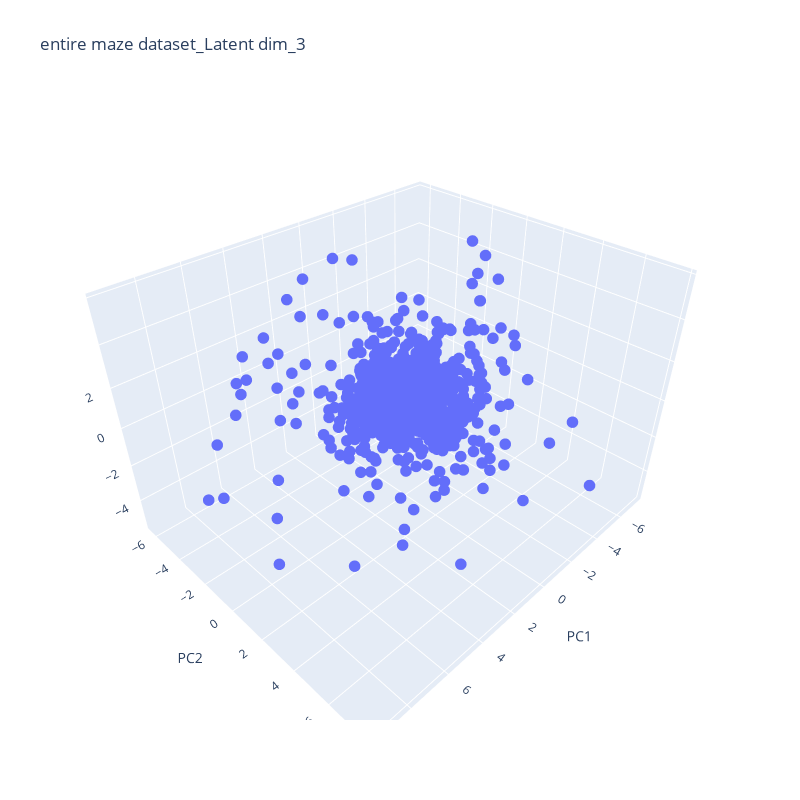
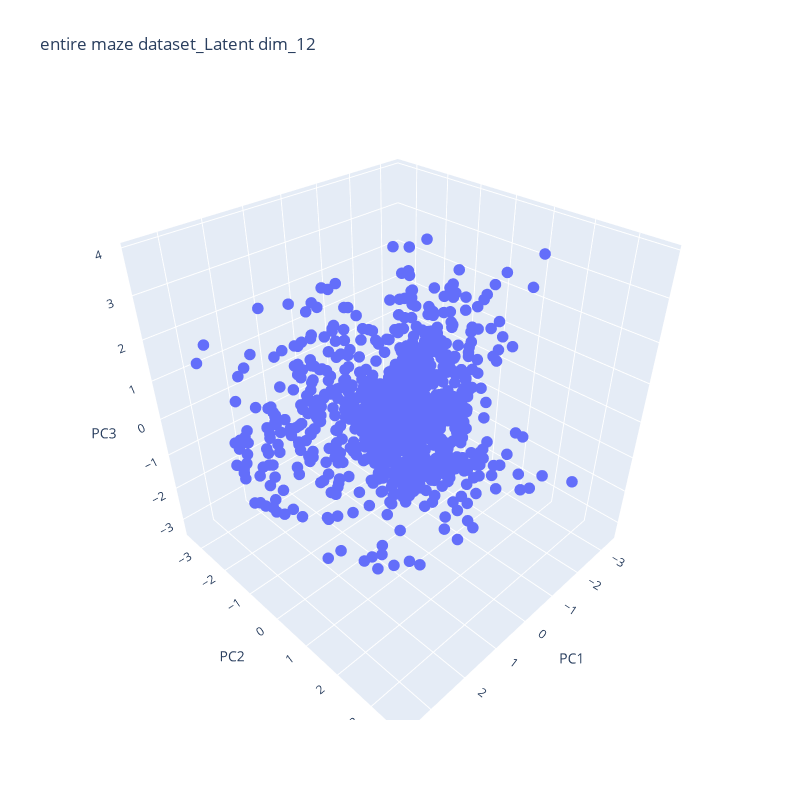
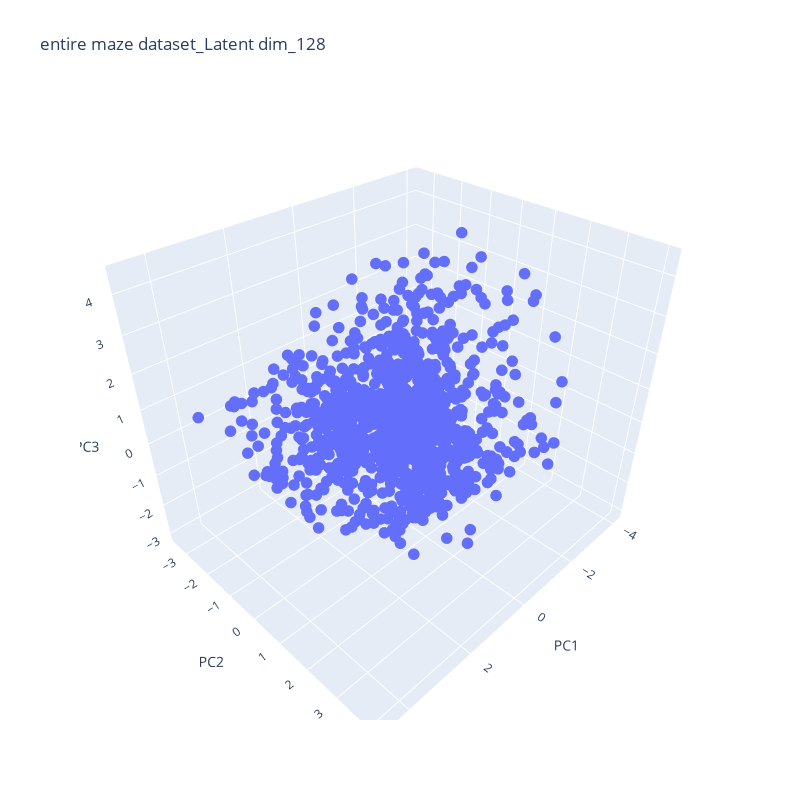
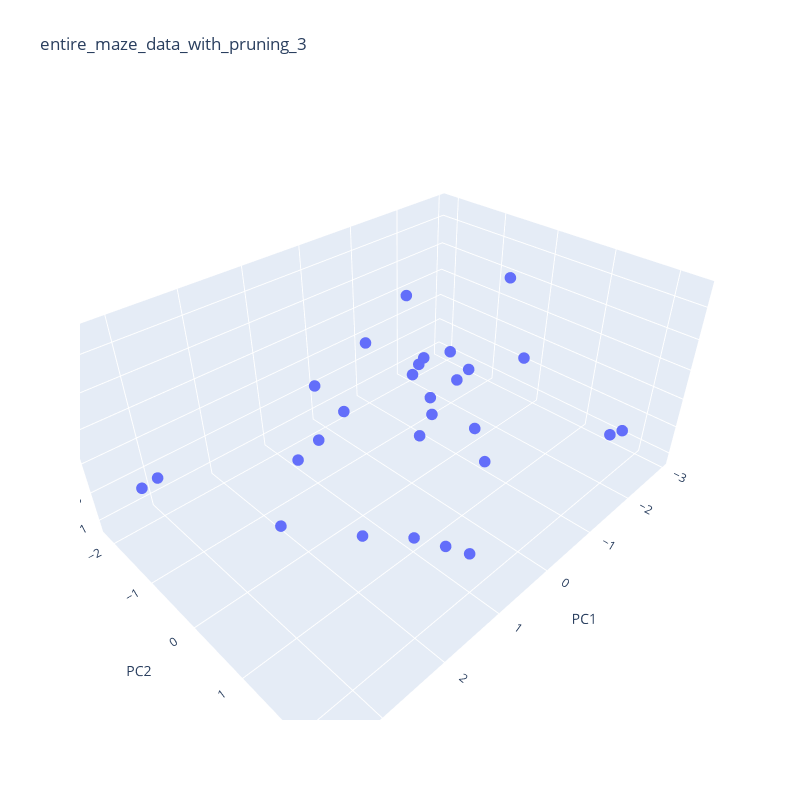

Notebook cell for these charts, in order:
### Markdown cell above
# Latent space analysis

### Code cell
# Use plotly to make a 3D plot of the PCA data
import plotly.express as px
import pandas
import numpy as np
import plotly.graph_objects as go

def plot_pca_3d(pca_data, name_of_model):
    if  pca_data.shape[1] > 2:
        df = pandas.DataFrame(pca_data, columns=['PC1', 'PC2', 'PC3'])
        fig = px.scatter_3d(df, x='PC1', y='PC2', z='PC3', title=name_of_model, width=800, height=800)
        fig.update_traces(marker=dict(size=4))  # Set marker size to 2
        fig.write_html("data/"+ name_of_model + "_pca_3d_plot.html")
        fig.show()
        return
    else:
        df = pandas.DataFrame(pca_data, columns=['PC1', 'PC2'])
        fig = px.scatter(df, x='PC1', y='PC2', title=name_of_model, width=800, height=800)
        fig.update_traces(marker=dict(size=4))


# Plotting the barcode plots
def plot_barcode(barcode, name_of_model):
    fig = plt.figure()
    plot_diagrams(barcode, show=True)


# Entire maze data no pruning
for i, latent_dim in enumerate(latent_dims_entire):
    plot_pca_3d(pca_entire_maze_data_no_pruning[i], "entire maze dataset_Latent dim_"+str(latent_dim))
    print("Barcode for entire_maze_data_no_pruning with latent dim: "+str(latent_dim))
    plot_barcode(barcode_entire_maze_data_no_pruning[i], "entire_maze_data_no_pruning_"+str(latent_dim))

# Entire maze data with pruning
for i, latent_dim in enumerate(latent_dims_entire):
    plot_pca_3d(pca_entire_maze_data_with_pruning[i], "entire_maze_data_with_pruning_"+str(latent_dim))
    print("Barcode for entire_maze_data_with_pruning with latent dim: "+str(latent_dim))
    plot_barcode(barcode_entire_maze_data_with_pruning[i], "entire_maze_data_with_pruning_"+str(latent_dim))

# Spinning data
for i, latent_dim in enumerate(latent_dims_spinning):
    plot_pca_3d(pca_spinning_data[i], "spinning_data_"+str(latent_dim))
    print("Barcode for spinning_data with latent dim: "+str(latent_dim))
    plot_barcode(barcode_spinning_data[i], "spinning_data_"+str(latent_dim) )

### Figure 1 — Plotly figure (JSON) as saved in the notebook; plotly's stock layout.template omitted (floating-point values rounded to 4 significant figures; data arrays with more than 128 entries replaced by an {"elided": "..."} marker saying what was removed)
{"data": [{"hovertemplate": "PC1=%{x}<br>PC2=%{y}<br>PC3=%{z}<extra></extra>", "legendgroup": "", "marker": {"color": "#636efa", "size": 4, "symbol": "circle"}, "mode": "markers", "name": "", "scene": "scene", "showlegend": false, "type": "scatter3d", "x": {"elided": "1120 float values"}, "y": {"elided": "1120 float values"}, "z": {"elided": "1120 float values"}}], "layout": {"height": 800, "legend": {"tracegroupgap": 0}, "scene": {"domain": {"x": [0, 1], "y": [0, 1]}, "xaxis": {"title": {"text": "PC1"}}, "yaxis": {"title": {"text": "PC2"}}, "zaxis": {"title": {"text": "PC3"}}}, "title": {"text": "entire maze dataset_Latent dim_3"}, "width": 800}}

### Figure 2 — Plotly figure (JSON) as saved in the notebook; plotly's stock layout.template omitted (floating-point values rounded to 4 significant figures; data arrays with more than 128 entries replaced by an {"elided": "..."} marker saying what was removed)
{"data": [{"hovertemplate": "PC1=%{x}<br>PC2=%{y}<br>PC3=%{z}<extra></extra>", "legendgroup": "", "marker": {"color": "#636efa", "size": 4, "symbol": "circle"}, "mode": "markers", "name": "", "scene": "scene", "showlegend": false, "type": "scatter3d", "x": {"elided": "1120 float values"}, "y": {"elided": "1120 float values"}, "z": {"elided": "1120 float values"}}], "layout": {"height": 800, "legend": {"tracegroupgap": 0}, "scene": {"domain": {"x": [0, 1], "y": [0, 1]}, "xaxis": {"title": {"text": "PC1"}}, "yaxis": {"title": {"text": "PC2"}}, "zaxis": {"title": {"text": "PC3"}}}, "title": {"text": "entire maze dataset_Latent dim_12"}, "width": 800}}

### Figure 3 — Plotly figure (JSON) as saved in the notebook; plotly's stock layout.template omitted (floating-point values rounded to 4 significant figures; data arrays with more than 128 entries replaced by an {"elided": "..."} marker saying what was removed)
{"data": [{"hovertemplate": "PC1=%{x}<br>PC2=%{y}<br>PC3=%{z}<extra></extra>", "legendgroup": "", "marker": {"color": "#636efa", "size": 4, "symbol": "circle"}, "mode": "markers", "name": "", "scene": "scene", "showlegend": false, "type": "scatter3d", "x": {"elided": "1120 float values"}, "y": {"elided": "1120 float values"}, "z": {"elided": "1120 float values"}}], "layout": {"height": 800, "legend": {"tracegroupgap": 0}, "scene": {"domain": {"x": [0, 1], "y": [0, 1]}, "xaxis": {"title": {"text": "PC1"}}, "yaxis": {"title": {"text": "PC2"}}, "zaxis": {"title": {"text": "PC3"}}}, "title": {"text": "entire maze dataset_Latent dim_128"}, "width": 800}}

### Figure 4 — Plotly figure (JSON) as saved in the notebook; plotly's stock layout.template omitted (floating-point values rounded to 4 significant figures)
{"data": [{"hovertemplate": "PC1=%{x}<br>PC2=%{y}<br>PC3=%{z}<extra></extra>", "legendgroup": "", "marker": {"color": "#636efa", "size": 4, "symbol": "circle"}, "mode": "markers", "name": "", "scene": "scene", "showlegend": false, "type": "scatter3d", "x": [1.42, 1.236, 1.118, -2.917, -1.106, 1.172, -0.8445, -1.464, -0.4378, 2.472, -2.304, 1.858, 3.276, 3.577, -0.6632, 0.4088, -0.6212, -0.4815, -1.23, -1.455, -1.523, 1.461, 1.175, 0.7179, -0.5613, -1.083, -1.554, -1.645], "y": [1.409, 1.763, 2.043, -0.2233, -2.179, -0.6737, -0.6523, 0.3971, -0.5702, 0.1367, -1.334, 0.956, -1.26, -1.05, 0.8239, -1.674, -0.6123, -0.3554, -0.2554, -0.2189, -1.229, -0.7992, -0.09618, 0.9742, -0.1443, 0.2705, 2.218, 2.336], "z": [-0.3705, -0.3941, -0.4019, -0.3702, -0.1365, -0.1317, -1.128, 1.791, 1.546, -0.3234, -0.4563, -0.3492, 0.09679, 0.2444, -0.7096, -0.05686, 0.1602, 0.514, -0.04949, 0.05614, -0.1983, -0.3927, 0.6442, 1.156, -0.3034, -0.6207, 0.05057, 0.1336]}], "layout": {"height": 800, "legend": {"tracegroupgap": 0}, "scene": {"domain": {"x": [0, 1], "y": [0, 1]}, "xaxis": {"title": {"text": "PC1"}}, "yaxis": {"title": {"text": "PC2"}}, "zaxis": {"title": {"text": "PC3"}}}, "title": {"text": "entire_maze_data_with_pruning_3"}, "width": 800}}
